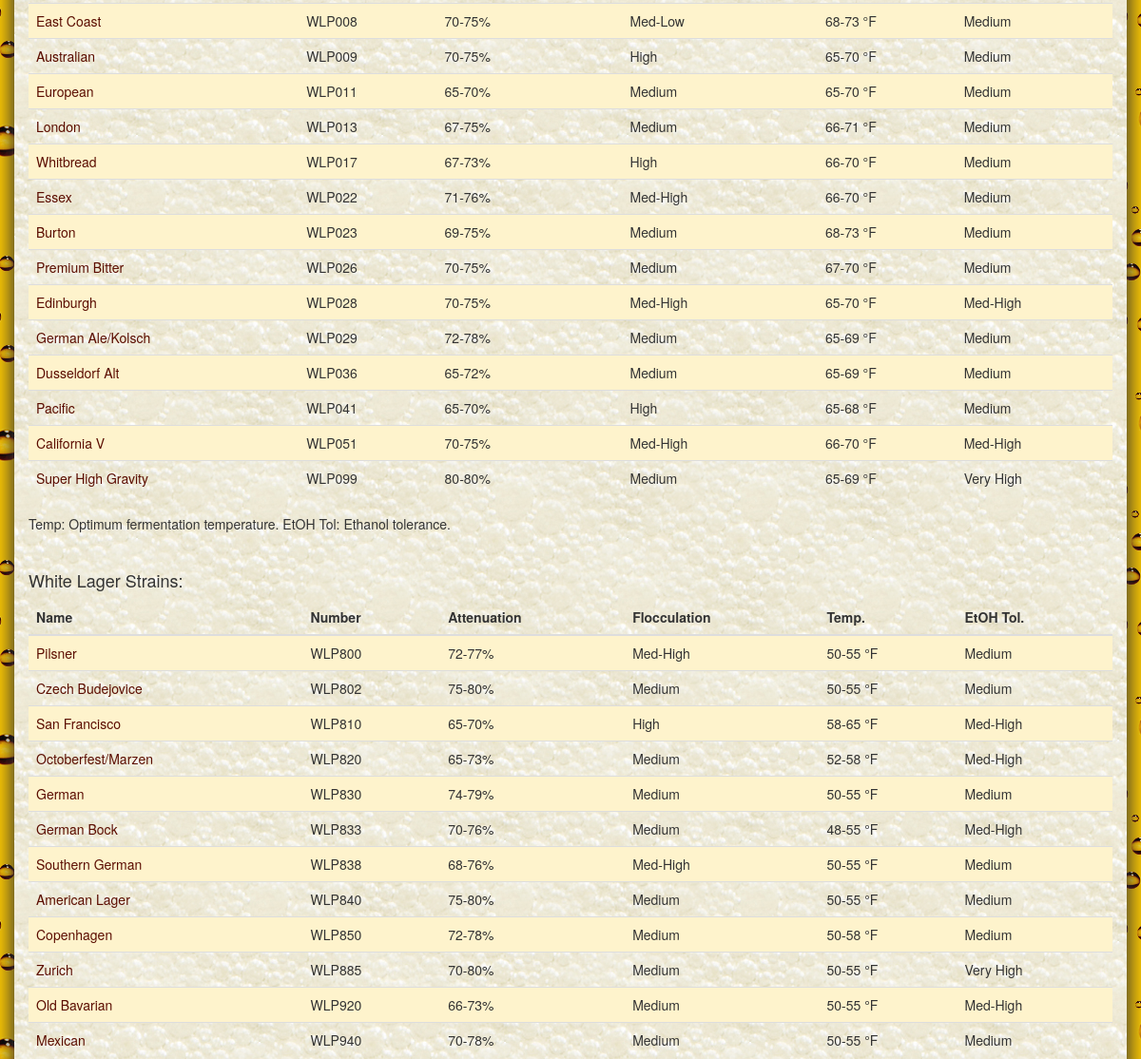
The page /yeast.php (middle part) on the database as committed earlier.
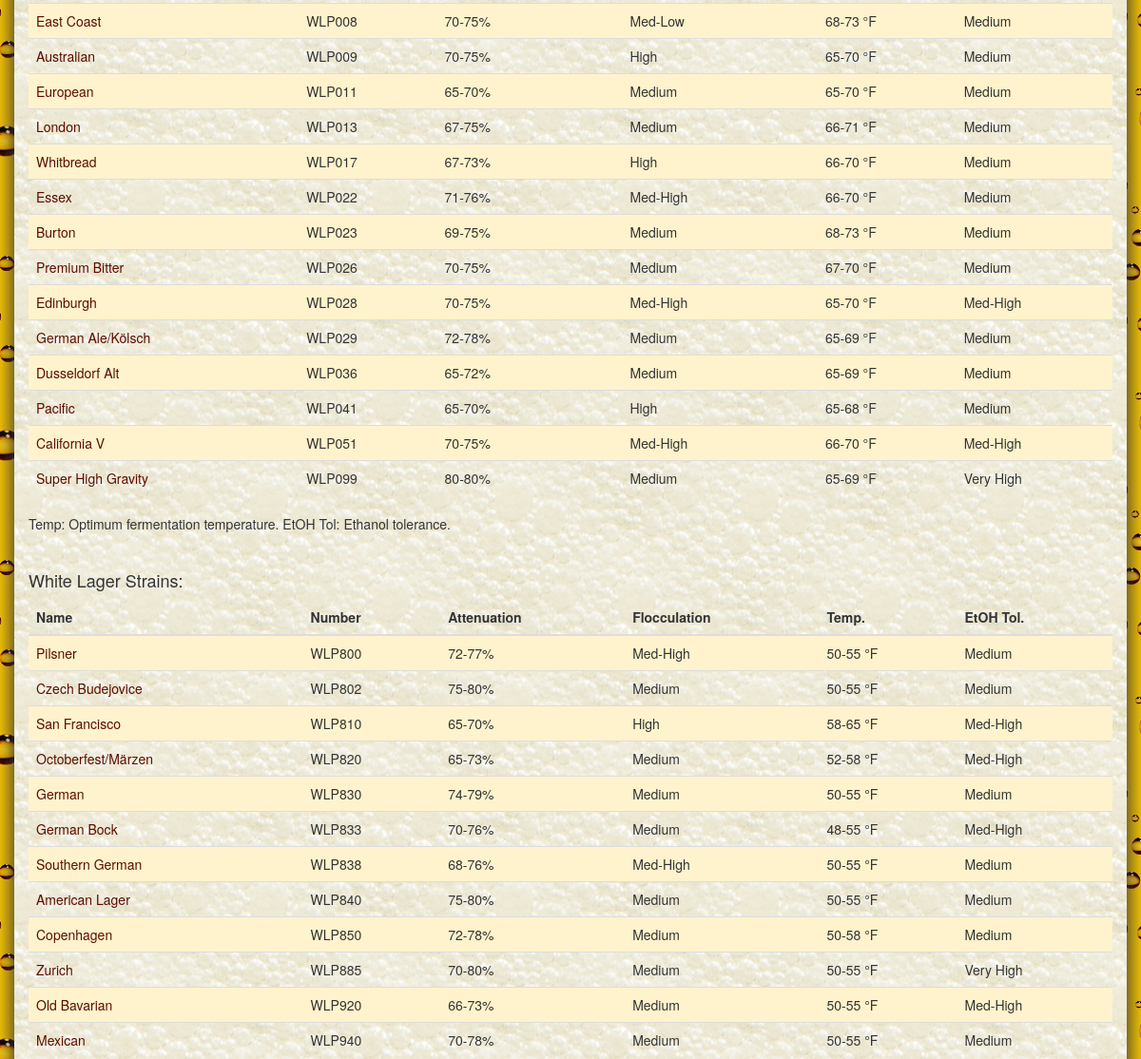
The same page on the database as committed later.
### tables this page shows
CREATE TABLE IF NOT EXISTS `Yeast` (
  `name` varchar(30) NOT NULL,
  `number` varchar(8) NOT NULL,
  `company` varchar(19) DEFAULT NULL,
  `type` varchar(5) DEFAULT NULL,
  `min_atten` int(2) DEFAULT NULL,
  `max_atten` int(2) DEFAULT NULL,
  `ave_atten` decimal(3,1) DEFAULT NULL,
  `flocculation` varchar(9) DEFAULT NULL,
  `optimum_temp` varchar(15) DEFAULT NULL,
  `alcohol_tolerance` varchar(9) DEFAULT NULL,
  `link` varchar(78) DEFAULT NULL,
  UNIQUE KEY `number` (`number`)
);

### public/yeast.php (called while the page is built, shortened)
<?php
	$wyeast_ales = query("SELECT * FROM Yeast WHERE type = ? AND company = ?", "Ale", "Wyeast Laboratories");
	$wyeast_lagers = query("SELECT * FROM Yeast WHERE type = ? AND company = ?", "Lager", "Wyeast Laboratories");
	$white_ales = query("SELECT * FROM Yeast WHERE type = ? AND company = ?", "Ale", "White Labs");
	$white_lagers = query("SELECT * FROM Yeast WHERE type = ? AND company = ?", "Lager", "White Labs");
	render("yeast_output.php", ["wyeast_ales" => $wyeast_ales, "wyeast_lagers" => $wyeast_lagers, "white_ales" => $white_ales, "white_lagers" => $white_lagers, "title" => "Yeast"]);
?>

### templates/yeast_output.php (the view, shortened to what this page needs)
<div id="middle" class="col-sm-12">
<br />
<br />
<table class="table table-striped">
    <tbody>
        <?php
	    foreach ($white_ales as $white_ale):
            print("<tr>");
            print("<td><a href='{$white_ale["link"]}' target='_blank'>{$white_ale["name"]}</a></td>");
            print("<td>{$white_ale["number"]}</td>");
            print("<td>{$white_ale["min_atten"]}-{$white_ale["max_atten"]}%</td>");
            print("<td>{$white_ale["flocculation"]}</td>");
            print("<td>{$white_ale["optimum_temp"]}</td>");
            print("<td>{$white_ale["alcohol_tolerance"]}</td>");
            print("</tr>");
	    endforeach
	?>
    </tbody>
</table>
<p>Temp: Optimum fermentation temperature. EtOH Tol: Ethanol tolerance.</p>
<br />
<h4>White Lager Strains:</h4>
<table class="table table-striped">
    <thead>
        <tr>
            <th>Name</th>
            <th>Number</th>
            <th>Attenuation</th>
            <th>Flocculation</th>
            <th>Temp.</th>
            <th>EtOH Tol.</th>
        </tr>
    </thead>
    <tbody>
        <?php
	    foreach ($white_lagers as $white_lager):
            print("<tr>");
            print("<td><a href='{$white_lager["link"]}' target='_blank'>{$white_lager["name"]}</a></td>");
            print("<td>{$white_lager["number"]}</td>");
            print("<td>{$white_lager["min_atten"]}-{$white_lager["max_atten"]}%</td>");
            print("<td>{$white_lager["flocculation"]}</td>");
            print("<td>{$white_lager["optimum_temp"]}</td>");
            print("<td>{$white_lager["alcohol_tolerance"]}</td>");
            print("</tr>");
	    endforeach
	?>
    </tbody>
</table>

Rows that differ between the two databases and show on the page:
changed yeast "WLP029": name "German Ale/Kolsch" → "German Ale/Kölsch"
changed yeast "WLP820": name "Octoberfest/Marzen" → "Octoberfest/Märzen"
